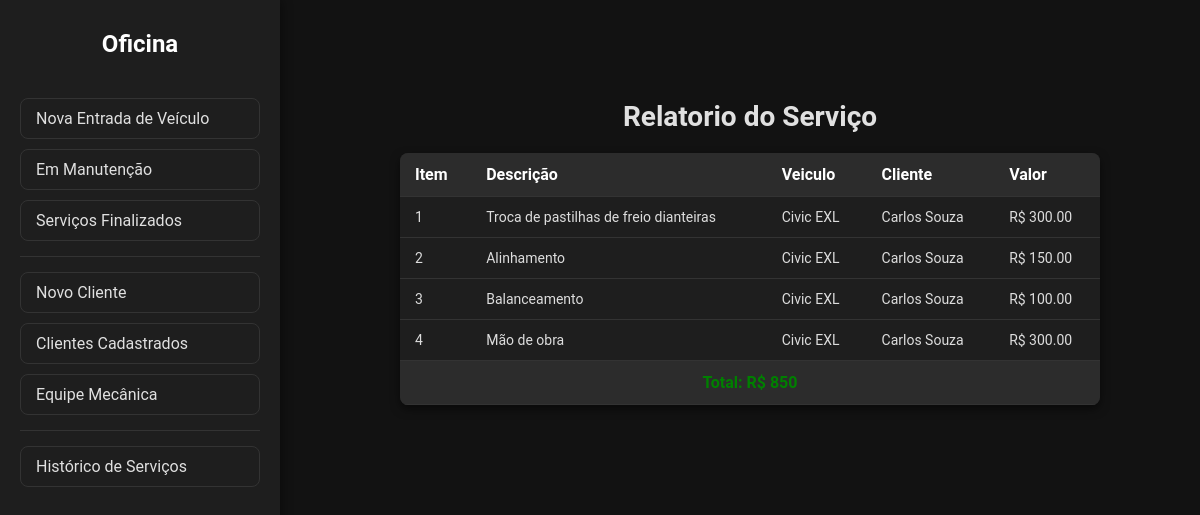
The app's page /Visao/ListarRelatorio.php?idex=1 with its own data.
### tables this page shows
create table servico (
idServico int auto_increment primary key,
idMecanico int,
idCarro int,
descricao TEXT,
dataServico datetime default current_timestamp,

foreign key (idMecanico) references mecanico(idMecanico),
foreign key (idCarro) references carro(idCarro)
);

create table servico_item (
idItem int auto_increment primary key,
idServico int not null,
descricao varchar(255) not null,
valor decimal(10, 2) not null,

foreign key (idServico) references servico(idServico)
);

create table carro (
idCarro int auto_increment primary key,
idCliente int,
modelo varchar(120) not null,
fabricante varchar(40) not null,
ano smallint not null check (ano >= 1886),
placa varchar(80) not null unique,
cor varchar(50) not null,
caracteristicas TEXT,
imagem VARCHAR(255),
status ENUM('Manutencao', 'Finalizado') DEFAULT 'Manutencao',
dataCadastro datetime default current_timestamp,

foreign key (idCliente) references cliente(idCliente)
);

create table cliente (
idCliente int auto_increment primary key,
nome varchar(80) not null,
telefone varchar(80) not null,
email varchar(120) not null,
cpf varchar(14) not null unique,
endereco varchar(200) not null,
dataCadastro datetime default current_timestamp
);

### Modelo/DAO/ClassServicoDAO.php (called while the page is built, shortened)
<?php
class ClassServicoDAO
{
    public function listarRelatorio($id)
    {
        try {
            $pdo = Conexao::getInstance();
            $sql = "SELECT s.descricao, si.idItem, si.descricao as descricaoItem, si.valor, c.modelo, cli.nome
        from servico s
        inner join carro c on s.idCarro = c.idCarro
        inner join servico_item si on s.idServico = si.idServico
        inner join cliente cli on c.idCliente = cli.idCliente
        where si.idServico = :id";
            $stmt = $pdo->prepare($sql);
            $stmt->bindValue(':id', $id);
            $stmt->execute();
            return $stmt->fetchAll(PDO::FETCH_ASSOC);
        } catch (PDOException $exc) {
            echo $exc->getMessage();
        }
    }
}

### Visao/ListarRelatorio.php (the view, shortened to what this page needs)
<!DOCTYPE html>
<html lang="pt-BR">
<head>
    <link rel="stylesheet" href="css/clientes.css">
</head>
<body>
    <h1>Relatorio do Serviço</h1>
    <?php
    include 'Menu.php';
    ?>
    <table class="tabela-clientes">
        <thead>
            <tr>
                <th>Item</th>
                <th>Descrição</th>
                <th>Veiculo</th>
                <th>Cliente</th>
                <th>Valor</th>
            </tr>
        </thead>
        <tbody>
            <?php
            require_once "../Modelo/DAO/ClassServicoDAO.php";
            $id = $_GET['idex'];
            $classServicoDAO = new ClassServicoDAO();
            $servicos = $classServicoDAO->listarRelatorio($id);
            $valorTotal = 0;
            foreach ($servicos as $servico) {
                echo '<tr>';
                echo '<td>' . $servico['idItem'] . '</td>';
                echo '<td>' . $servico['descricaoItem'] . '</td>';
                echo '<td>' . $servico['modelo'] . '</td>';
                echo '<td>' . $servico['nome'] . '</td>';
                echo '<td> R$ ' . $servico['valor'] . '</td>';
                echo '</tr>';
                $valorTotal += $servico['valor'];
            }
            echo '<tr>';
            echo '<th colspan="5" style="text-align: center; color:green">Total: R$ ' . $valorTotal . ' </th>';
            echo '</tr>';
            ?>
        </tbody>
    </table>
</body>
</html>

### Visao/css/clientes.css (style rules this page uses)
* { box-sizing: border-box; font-family: 'Roboto', sans-serif; margin: 0; padding: 0; }
body { background-color: #121212; color: #e0e0e0; padding: 100px; margin-left: 300px; }
h1 { margin-bottom: 20px; font-size: 28px; text-align: center; }
.tabela-clientes { width: 100%; border-collapse: collapse; background-color: #1e1e1e; border-radius: 8px; overflow: hidden; box-shadow: 0 4px 10px rgba(0, 0, 0, 0.5); }
.tabela-clientes th, .tabela-clientes td { padding: 12px 15px; text-align: left; border-bottom: 1px solid #333; }
.tabela-clientes th { background-color: #2c2c2c; color: #ffffff; }
.tabela-clientes td { color: #dddddd; font-size: 14px; }

### records on screen
servico: servico_item.idItem "1", servico_item.descricao "Troca de pastilhas de freio dianteiras", idCarro.modelo "Civic EXL", cliente.nome "Carlos Souza", servico_item.valor "300.00", servico_item.idItem "2", servico_item.descricao "Alinhamento", servico_item.valor "150.00", servico_item.idItem "3", servico_item.descricao "Balanceamento", servico_item.valor "100.00", servico_item.idItem "4", servico_item.descricao "Mão de obra"

### other values on screen
$valorTotal "850"
